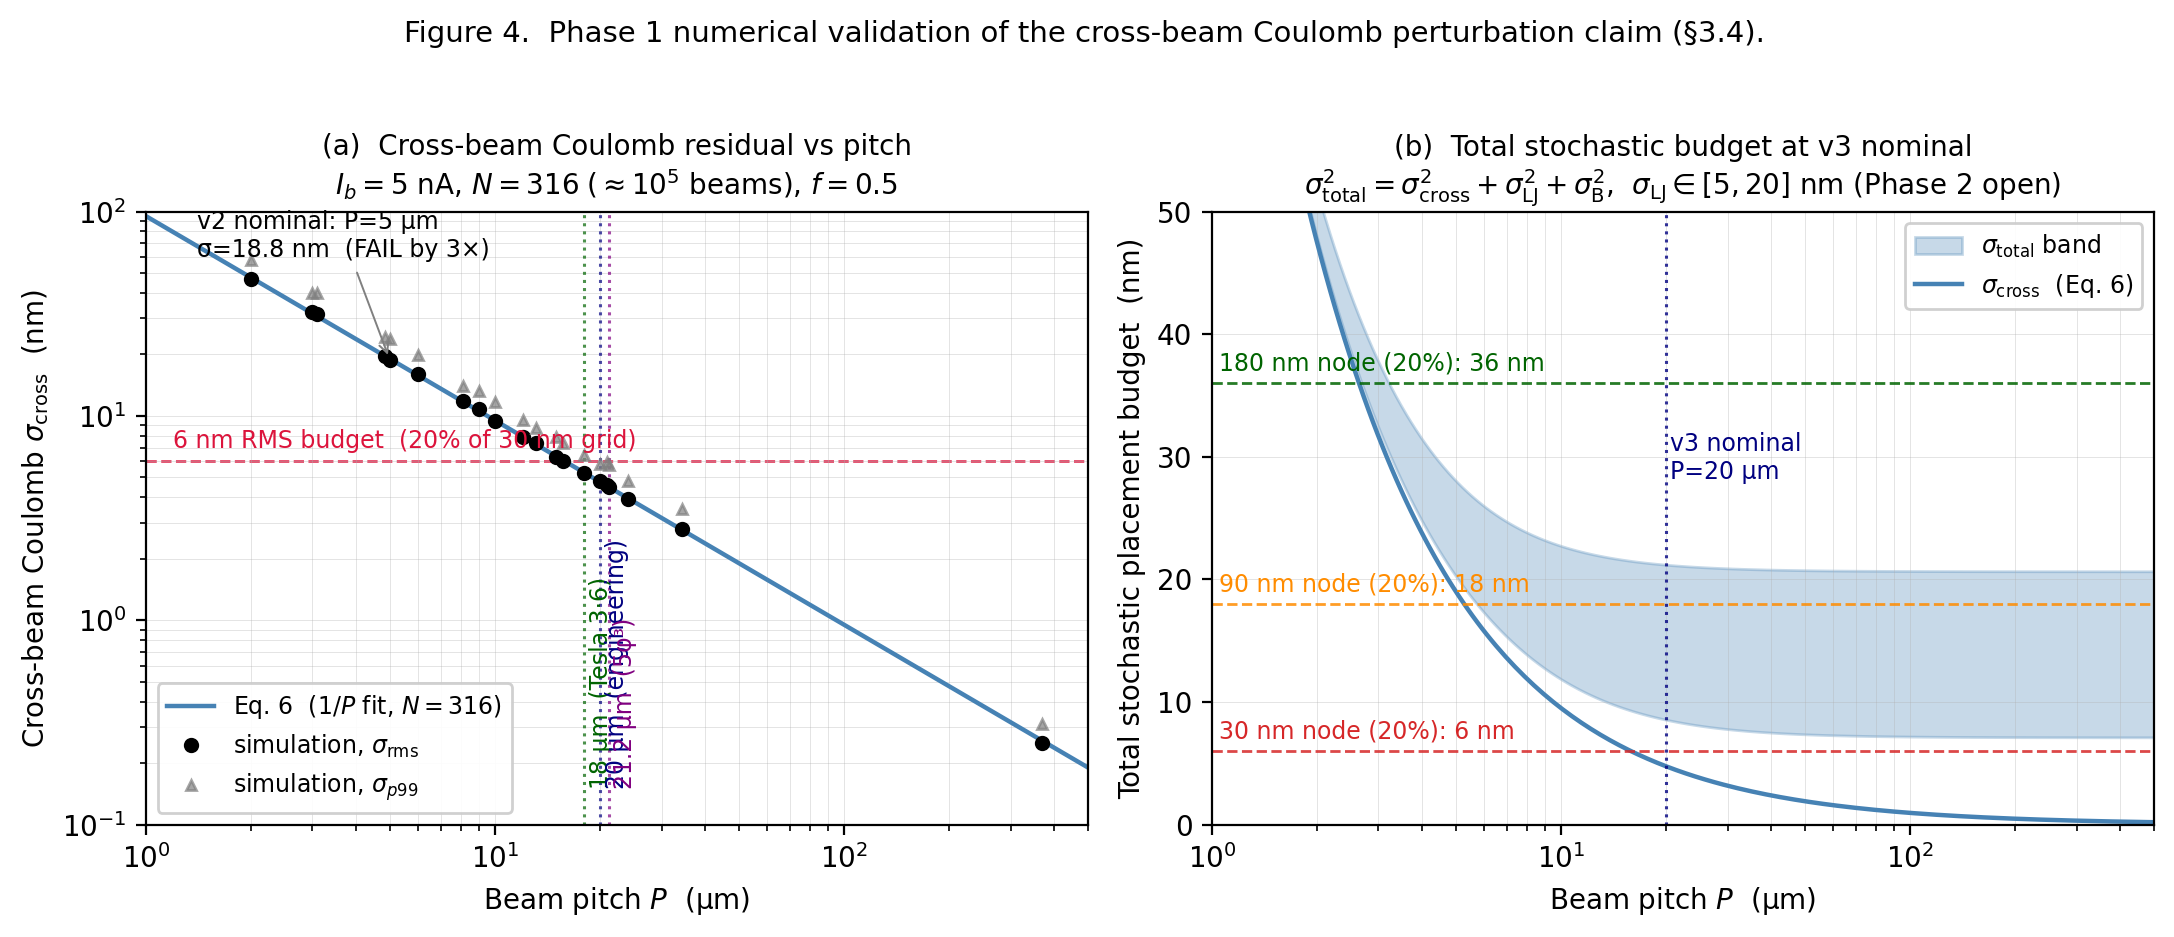

Recreate this plot in Python.
"""
Generates §3.4 figure for the v3 preprint:
  Panel (a) — σ_cross (cross-beam Coulomb only) vs P at architecture target,
              showing measured points across three exploration grids, the 1/P
              fit, the 6 nm threshold, and the three candidate v3 pitches.
  Panel (b) — total stochastic budget (σ_cross + σ_LJ band + σ_B) vs P at v3
              nominal, with placement-tolerance bands for 30 nm / 90 nm /
              180 nm nodes.
"""

import csv
import math

import matplotlib.pyplot as plt
import numpy as np

phi = (1 + math.sqrt(5)) / 2

# ---- load sim data: CSVs --------------------------------------------------
rows = []
for fname in ('phase1_stochastic.csv', 'phase1_369.csv'):
    with open(fname) as fh:
        for r in csv.DictReader(fh):
            rows.append({k: float(v) if k != 'N' else int(v) for k, v in r.items()})

# Probe-run data (boundary + golden + 369), captured from run logs
extra = [
    # (P_um, N, I_nA, f, sigma_rms, sigma_p99, sigma_max)
    # boundary probe (boundary 12-24 μm)
    (12,    316, 5, 0.5, 7.909,  9.581,  9.904),
    (15,    316, 5, 0.5, 6.320,  7.836,  8.064),
    (18,    316, 5, 0.5, 5.247,  6.419,  6.559),
    (21,    316, 5, 0.5, 4.603,  5.918,  6.102),
    (24,    316, 5, 0.5, 3.930,  4.780,  5.170),
    # golden-spaced probe
    (3.090, 316, 5, 0.5, 31.418, 39.732, 41.285),
    (4.854, 316, 5, 0.5, 19.734, 24.190, 24.867),
    (8.090, 316, 5, 0.5, 11.756, 14.028, 15.202),
    (13.090,316, 5, 0.5, 7.382,  8.712,  9.356),
    (15.708,316, 5, 0.5, 6.007,  7.366,  8.026),
    (21.180,316, 5, 0.5, 4.496,  5.733,  6.103),
    (34.271,316, 5, 0.5, 2.788,  3.492,  3.640),
    # 369 μm probe
    (369,   316, 5, 0.5, 0.2508, 0.3096, 0.3193),
]

# Filter CSV rows to architecture target
target = [r for r in rows if r['N'] == 316 and r['I_b_nA'] == 5 and r['fill'] == 0.5]

P_csv     = np.array([r['P_um']        for r in target])
sigma_csv = np.array([r['stoch_rms_nm'] for r in target])
p99_csv   = np.array([r['stoch_p99_nm'] for r in target])

P_probe   = np.array([row[0] for row in extra])
sig_probe = np.array([row[4] for row in extra])
p99_probe = np.array([row[5] for row in extra])

P_all   = np.concatenate([P_csv, P_probe])
sig_all = np.concatenate([sigma_csv, sig_probe])
p99_all = np.concatenate([p99_csv,   p99_probe])

# Sort by pitch
order = np.argsort(P_all)
P_all, sig_all, p99_all = P_all[order], sig_all[order], p99_all[order]

# ---- 1/P fit -------------------------------------------------------------
def sigma_model(P_um, I_nA=5, N=316, f=0.5):
    """Eq. 6: σ_cross ≈ 19 nm · (I/5) · (5/P) · √(ln N / ln 316) · √(f(1-f)/0.25)"""
    return 19.0 * (I_nA / 5.0) * (5.0 / P_um) * \
           math.sqrt(math.log(N) / math.log(316)) * \
           math.sqrt(f * (1 - f) / 0.25)

P_fit = np.logspace(0, 3, 200)
sig_fit = np.array([sigma_model(P) for P in P_fit])

# ---- placement-tolerance lines -------------------------------------------
# 20% of pitch (sub-pixel budget) at given node sizes (nm)
def tol_20pct(node_nm): return 0.20 * node_nm

# ---- figure ---------------------------------------------------------------
fig, (axA, axB) = plt.subplots(1, 2, figsize=(11, 4.6))

# === Panel A — σ_cross vs P ============================================
axA.loglog(P_fit, sig_fit, '-', color='steelblue', lw=1.6, label=r'Eq. 6  ($1/P$ fit, $N{=}316$)', zorder=2)
axA.loglog(P_all, sig_all, 'o', color='black', ms=4.5, label=r'simulation, $\sigma_{\rm rms}$',  zorder=3)
axA.loglog(P_all, p99_all, '^', color='gray',  ms=3.5, label=r'simulation, $\sigma_{p99}$', zorder=3, alpha=0.7)

# 6 nm threshold
axA.axhline(6, color='crimson', linestyle='--', lw=1, alpha=0.8, zorder=1)
axA.text(1.2, 6.6, '6 nm RMS budget  (20% of 30 nm grid)',
         color='crimson', fontsize=8.5, va='bottom')

# Candidate pitches
for P_c, label, color in [(18, '18 μm  (Tesla 3·6)',   'darkgreen'),
                          (20, '20 μm  (engineering)', 'navy'),
                          (21.18, '21.2 μm  (5φ³)',   'purple')]:
    axA.axvline(P_c, color=color, linestyle=':', lw=1.1, alpha=0.7)
    axA.text(P_c * 1.03, 0.15, label, color=color, fontsize=8.5, rotation=90, va='bottom')

# v2 nominal annotation
axA.annotate('v2 nominal: P=5 μm\nσ=18.8 nm  (FAIL by 3×)',
             xy=(5, 18.75), xytext=(1.4, 60),
             fontsize=8.5, ha='left',
             arrowprops=dict(arrowstyle='->', color='gray', lw=0.7))

axA.set_xlabel(r'Beam pitch $P$  (μm)')
axA.set_ylabel(r'Cross-beam Coulomb $\sigma_{\rm cross}$  (nm)')
axA.set_title(r'(a)  Cross-beam Coulomb residual vs pitch'
              '\n' r'$I_b = 5$ nA, $N = 316\;(\approx10^5$ beams$)$, $f = 0.5$',
              fontsize=10)
axA.set_xlim(1, 500)
axA.set_ylim(0.1, 100)
axA.grid(which='both', linestyle='-', linewidth=0.3, alpha=0.4)
axA.legend(loc='lower left', fontsize=8.5, framealpha=0.92)

# === Panel B — total budget at v3 nominal ==============================
# Build the Loeffler-Jansen band (assumed 5-20 nm, pitch-independent intra-beam)
P_b = np.logspace(0, 2.7, 200)
sigma_cross_b = np.array([sigma_model(P) for P in P_b])
sigma_B = 5.0
sigma_LJ_lo, sigma_LJ_hi = 5.0, 20.0

# Total stochastic budget (quadrature)
sig_total_lo = np.sqrt(sigma_cross_b**2 + sigma_LJ_lo**2 + sigma_B**2)
sig_total_hi = np.sqrt(sigma_cross_b**2 + sigma_LJ_hi**2 + sigma_B**2)

axB.fill_between(P_b, sig_total_lo, sig_total_hi,
                 color='steelblue', alpha=0.30, label=r'$\sigma_{\rm total}$ band')
axB.plot(P_b, sigma_cross_b, '-', color='steelblue', lw=1.6, label=r'$\sigma_{\rm cross}$  (Eq. 6)')

# horizontal placement-tolerance lines for various nodes
node_lines = [
    (30,  'tab:red',    '30 nm node (20%)'),
    (90,  'darkorange', '90 nm node (20%)'),
    (180, 'darkgreen',  '180 nm node (20%)'),
]
for node_nm, color, label in node_lines:
    tol = tol_20pct(node_nm)
    axB.axhline(tol, color=color, linestyle='--', lw=1, alpha=0.85)
    axB.text(1.05, tol + 0.6, f'{label}: {tol:.0f} nm',
             color=color, fontsize=8.5, va='bottom')

# Mark v3 nominal pitch
axB.axvline(20, color='navy', linestyle=':', lw=1.1, alpha=0.8)
axB.text(20.5, 32, 'v3 nominal\nP=20 μm', color='navy', fontsize=8.5, va='top')

axB.set_xscale('log')
axB.set_xlabel(r'Beam pitch $P$  (μm)')
axB.set_ylabel(r'Total stochastic placement budget  (nm)')
axB.set_title('(b)  Total stochastic budget at v3 nominal\n'
              r'$\sigma_{\rm total}^2 = \sigma_{\rm cross}^2 + \sigma_{\rm LJ}^2 + \sigma_{\rm B}^2$,'
              r'  $\sigma_{\rm LJ}\in[5,20]$ nm (Phase 2 open)',
              fontsize=10)
axB.set_xlim(1, 500)
axB.set_ylim(0, 50)
axB.grid(which='both', linestyle='-', linewidth=0.3, alpha=0.4)
axB.legend(loc='upper right', fontsize=8.5, framealpha=0.92)

plt.suptitle(r'Figure 4.  Phase 1 numerical validation of the cross-beam'
             r' Coulomb perturbation claim (§3.4).',
             y=1.02, fontsize=10.5)
plt.tight_layout()

plt.savefig('figure_phase1.pdf', bbox_inches='tight', dpi=300)
plt.savefig('figure_phase1.png', bbox_inches='tight', dpi=200)
print('→ figure_phase1.pdf, figure_phase1.png')

# Print a sanity summary
print('\nSimulation points plotted in panel (a):')
print(f"  P range: {P_all.min():.2f} – {P_all.max():.1f} μm  ({len(P_all)} points)")
print(f"  σ range: {sig_all.min():.3f} – {sig_all.max():.1f} nm")

print('\nKey thresholds:')
print(f"  6 nm budget: crossing at P_min = 19·5/6 = {19*5/6:.2f} μm")
print(f"  Candidate pitches: 18, 20, 21.2 μm  →  σ_cross = "
      f"{sigma_model(18):.2f}, {sigma_model(20):.2f}, {sigma_model(21.18):.2f} nm")
print(f"  Total budget at v3 nominal (P=20, LJ=15): "
      f"{np.sqrt(sigma_model(20)**2 + 15**2 + 5**2):.1f} nm")
